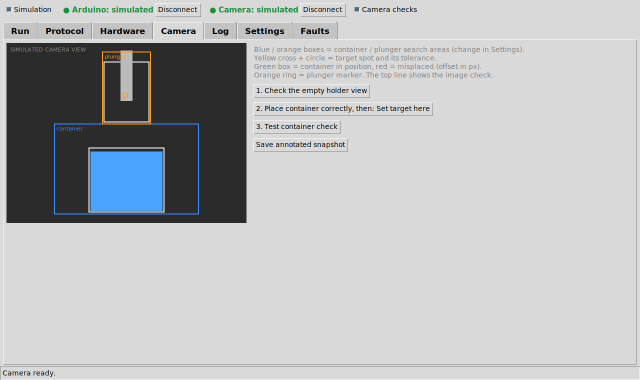
#> input picture files (2)/labpilot_camera_tab.png, 1280 x 760 px (shown at 1/2 size); its folder holds only this picture in this run
$ python -i vision_core.py   (imports and definitions only)   (older library calls are emulated)
#> lines starting #> are read from the running program, lines starting #| are printed output that depends on the picture; after the words box and inside, x2 and y2 are one past the last pixel; in counts of white or black regions, pixels touching at a corner belong together
### labpilot_software/software/config.py
"""LabPilot settings. Everything you will need to tune on the real bench lives here."""
SERIAL_BAUD = 115200
DOSE_TIMEOUT_S = 120

# Pump / liquid
SYRINGE_CAPACITY_ML = 30.0
STEPS_PER_ML = 1000.0          # CALIBRATE on the real pump (steps/rev, microstepping, lead screw, syringe)
DENSITY_G_PER_ML = 1.0         # water only
MAX_STEPS_FACTOR = 1.3         # safety cap sent to the Arduino: 130% of the expected steps

# Decision thresholds
CONTAINER_MIN_G = 2.0          # raw scale reading that counts as "a container is on the scale"
MIN_GAIN_ML = 0.1              # below this the liquid did not really flow
MISMATCH_TOL_ML = 0.3          # allowed gap between commanded (steps) and weighed volume
SETTLE_INTERVAL_S = 0.2

# Camera (fractions of the image: x, y, width, height). TUNE with your camera view.
CAMERA_TYPE = "picamera"      # "picamera" = ribbon camera, "usb" = USB webcam
CAMERA_INDEX = 0               # USB only
CONTAINER_ROI = (0.20, 0.45, 0.60, 0.50)   # search area for the container silhouette (wider than the target spot)
PLUNGER_ROI = (0.40, 0.05, 0.20, 0.40)      # search area for the tape marker: must be bigger than its whole travel

# Container position (backlight: the container is a dark silhouette on a bright background)
CONTAINER_TARGET = (0.50, 0.72)   # where the container centre should be (x, y as fractions). Set it from the Camera tab.
CONTAINER_TOL_PX = 25.0           # allowed offset from the target, in pixels of the 640x480 working image
CONTAINER_MM_PER_PX = 0.0         # optional: container width in mm / its width in px. 0 = report pixels only
CONTAINER_DARK_FRAC = 0.60        # "dark" = below this fraction of the backlight level
CONTAINER_MIN_AREA_FRAC = 0.04    # silhouette must cover at least this fraction of the search area

# Image quality guard: if the image is bad the camera says UNRELIABLE and the run continues on the scale alone
QUALITY_MIN_BRIGHTNESS = 80.0     # backlight level (95th percentile of gray, 0-255) below this = too dark
QUALITY_MAX_SATURATED = 0.90      # more than this fraction of pure-white pixels = overexposed
QUALITY_MIN_SHARPNESS = 3.0       # edge sharpness below this = blurry (normalised to the lamp level; value shown on the live overlay)

# Plunger tracking (a high-contrast tape marker on the pump's moving block)
PLUNGER_MARKER = "bright"         # "bright" = light tape on a dark block, "dark" = dark tape on a light block
PLUNGER_MIN_CONTRAST = 60.0       # marker vs surroundings, gray levels
PLUNGER_MARKER_MIN_AREA_FRAC = 0.01   # marker blob size limits, as a fraction of the plunger search area
PLUNGER_MARKER_MAX_AREA_FRAC = 0.40
PLUNGER_MIN_PX = 3.0              # less travel than this = the plunger did not move
PLUNGER_PX_PER_ML = 0.0           # CALIBRATE with a test dose (Hardware tab). 0 = only "moved / did not move"
PLUNGER_SLIP_TOL = 0.35           # travel may differ from commanded by this fraction before PLUNGER_SLIP
MOTION_DIFF_THRESH = 4.0          # fallback when no marker is seen: mean gray change in PLUNGER_ROI while dosing

# ---- user settings saved by the GUI (settings.json overrides the values above) ----
import json as _json, os as _os
SETTINGS_PATH = _os.path.join(_os.path.dirname(_os.path.abspath(__file__)), "settings.json")
DEFAULTS = {k: v for k, v in list(globals().items()) if k.isupper() and k != "SETTINGS_PATH"}

def _load():
    try:
        with open(SETTINGS_PATH) as f:
            globals().update(_json.load(f))
    except (OSError, ValueError):
        pass

# [18 lines left out: functions save_settings, reset_settings, not called in this run]

_load()

### labpilot_software/software/vision_core.py
"""Camera analysis for LabPilot: pure OpenCV/numpy functions, no hardware, so they can be tested on any image.

Scene assumed: a fixed camera, a backlight behind the container (the container is a DARK SILHOUETTE on a
BRIGHT background) and a high-contrast marker (tape) on the pump's moving block.

All coordinates are in pixels of the working frame (WORK_W x WORK_H). Settings come from config.py.
"""
from dataclasses import dataclass, field
import math
import cv2
import numpy as np
import config

WORK_W, WORK_H = 640, 480

GREEN, RED, ORANGE, BLUE, YELLOW, WHITE = (60, 200, 60), (50, 50, 230), (31, 154, 255), (255, 139, 59), (0, 220, 255), (255, 255, 255)


# ----------------------------------------------------------------------------- results
@dataclass
class Quality:
    reliable: bool = True
    reason: str = "ok"          # "ok", "too dark", "overexposed", "blurry"
    brightness: float = 0.0     # 95th percentile of the gray image (the backlight level)
    saturated: float = 0.0      # fraction of pixels at full white
    sharpness: float = 0.0      # variance of the Laplacian (higher = sharper)


@dataclass
class ContainerCheck:
    reliable: bool = True        # False -> the image is not good enough to judge (see quality.reason)
    present: bool = False        # a dark silhouette of plausible size was found in the search region
    in_position: bool = False    # present AND within the tolerance of the target spot
    dx: float = 0.0              # silhouette centre minus target, px (+x = right, +y = down)
    dy: float = 0.0
    offset_px: float = 0.0       # distance from the target spot
    offset_mm: float = None      # only when CONTAINER_MM_PER_PX is set
    bbox: tuple = None           # (x, y, w, h)
    center: tuple = None
    clipped: bool = False        # silhouette touches the left/right edge of the search region
    quality: Quality = field(default_factory=Quality)

    # [7 lines left out: function summary, not called in this run]


@dataclass
class PlungerCheck:
    reliable: bool = False       # marker tracked at the start and at the end
    method: str = "marker"       # "marker" or "diff" (fallback: no marker seen, frame difference only)
    moved: bool = None           # None when not reliable
    travel_px: float = 0.0
    expected_px: float = None    # from the commanded volume; None until PLUNGER_PX_PER_ML is calibrated
    ratio: float = None          # travel / expected
    slip: bool = False           # moved clearly less (or more) than commanded
    reason: str = ""

    # [12 lines left out: functions summary, to_work_size, not called in this run]


def to_gray(frame):
    g = frame if frame.ndim == 2 else cv2.cvtColor(frame, cv2.COLOR_BGR2GRAY)
    return cv2.GaussianBlur(g, (5, 5), 0)


def roi_px(roi, shape):
    """Fractions (x, y, w, h) -> integer pixel box (x0, y0, x1, y1) inside the image."""
    h, w = shape[:2]
    x, y, rw, rh = roi
    x0, y0 = max(0, int(x * w)), max(0, int(y * h))
    x1, y1 = min(w, int((x + rw) * w)), min(h, int((y + rh) * h))
    return x0, y0, max(x0 + 1, x1), max(y0 + 1, y1)


# [56 lines left out: functions target_px, check_quality, find_container, not called in this run]


# ----------------------------------------------------------------------------- 4. plunger marker
def find_marker(gray):
    """Centre (x, y) of the tape marker inside PLUNGER_ROI, or None. Uses Otsu inside the region, so it
    adapts to the lighting; the marker must be clearly brighter (or darker) than its surroundings."""
    x0, y0, x1, y1 = roi_px(config.PLUNGER_ROI, gray.shape)
    region = gray[y0:y1, x0:x1]
    t, mask = cv2.threshold(region, 0, 255, cv2.THRESH_BINARY + cv2.THRESH_OTSU)
    hi, lo = region[mask > 0], region[mask == 0]
    if hi.size == 0 or lo.size == 0 or float(hi.mean() - lo.mean()) < config.PLUNGER_MIN_CONTRAST:
        return None                                          # nothing high-contrast in the region
    if config.PLUNGER_MARKER == "dark":
        mask = cv2.bitwise_not(mask)
    k = cv2.getStructuringElement(cv2.MORPH_ELLIPSE, (3, 3))
    mask = cv2.morphologyEx(mask, cv2.MORPH_OPEN, k)
    contours, _ = cv2.findContours(mask, cv2.RETR_EXTERNAL, cv2.CHAIN_APPROX_SIMPLE)
    lo_a, hi_a = config.PLUNGER_MARKER_MIN_AREA_FRAC * region.size, config.PLUNGER_MARKER_MAX_AREA_FRAC * region.size
    rh, rw = region.shape
    ok = []
    for c in contours:
        bx, by, bw, bh = cv2.boundingRect(c)
        area = cv2.contourArea(c)
        if not lo_a <= area <= hi_a:
            continue
        if bx <= 0 or by <= 0 or bx + bw >= rw or by + bh >= rh:
            continue                                         # touches the search box edge: background, not the marker
        if area < 0.5 * bw * bh:
            continue                                         # not a compact blob
        ok.append(c)
    if not ok:
        return None
    c = max(ok, key=cv2.contourArea)
    m = cv2.moments(c)
    if m["m00"] == 0:
        return None
    return (m["m10"] / m["m00"] + x0, m["m01"] / m["m00"] + y0)


# [79 lines left out: functions median_point, judge_plunger, _text, annotate, not called in this run]

>>> import cv2
>>> picture = cv2.imread('../../files (2)/labpilot_camera_tab.png', cv2.IMREAD_GRAYSCALE)
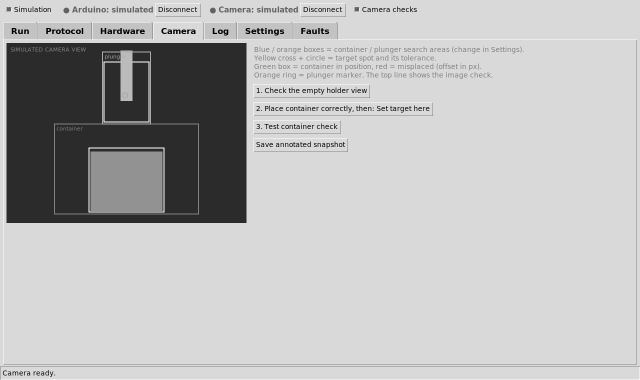
#> picture: shape (760, 1280) (shown at 1/2 size); min 0, max 255, mean 186.4
>>> result = find_marker(picture)
#> in find_marker, `region = gray[y0:y1, x0:x1]`:
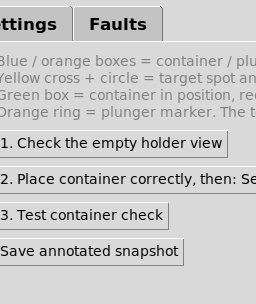
#> region: shape (304, 256); min 0, max 255, mean 204.4
#> in find_marker, `t, mask = cv2.threshold(region, 0, 255, cv2.THRESH_BINARY + cv2.THRESH..`:
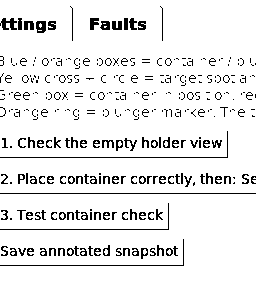
#> mask: shape (304, 256); 92.1% white; black in thin lines or dots, all inside (x1, y1, x2, y2) = (0, 6, 256, 266)
#> in find_marker, `t, mask = cv2.threshold(region, 0, 255, cv2.THRESH_BINARY + cv2.THRESH..`: t = 152
#> in find_marker, `hi, lo = region[mask > 0], region[mask == 0]`: lo = 6120 values, max 152 at index 292, min 0 at index 31, mean 91.28
#> in find_marker, `mask = cv2.morphologyEx(mask, cv2.MORPH_OPEN, k)`:
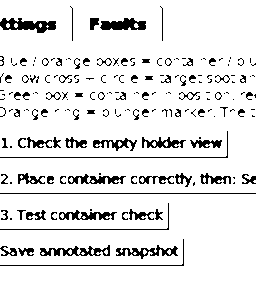
#> mask: shape (304, 256); 90.5% white; 186 black regions (105 under 20 px)
#> in find_marker, `contours, _ = cv2.findContours(mask, cv2.RETR_EXTERNAL, cv2.CHAIN_APPR..`: contours = 10 contours, 8 with area under 20; largest, box (x1, y1, x2, y2) and area: (0, 0, 256, 193) 47684, (0, 194, 256, 304) 26864
#> the loop in find_marker, `for c in contours:` made 10 passes
#> (bx, by, bw, bh, area) on passes 2, 10: (0, 194, 256, 110, 26864), (0, 0, 256, 193, 47684)
#> after the loop in find_marker, `for c in contours:`: ok = []

$ run again, on files (2)/labpilot_run_simulation.png
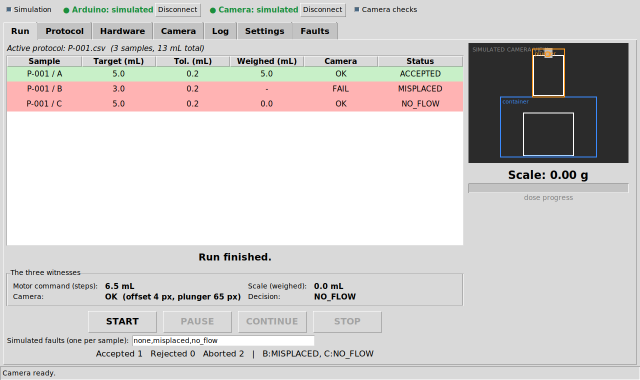
#> input picture files (2)/labpilot_run_simulation.png, 1280 x 760 px (shown at 1/2 size)
#> in find_marker, `t, mask = cv2.threshold(region, 0, 255, cv2.THRESH_BINARY + cv2.THRESH..`:
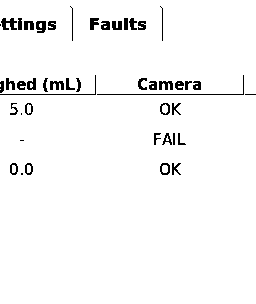
#> mask: shape (304, 256); 96.8% white; black in thin lines or dots, all inside (x1, y1, x2, y2) = (0, 6, 256, 175)
#> t = 141
#> lo = 2523 values, max 141 at index 52, min 0 at index 31, mean 55.04
#> in find_marker, `mask = cv2.morphologyEx(mask, cv2.MORPH_OPEN, k)`:
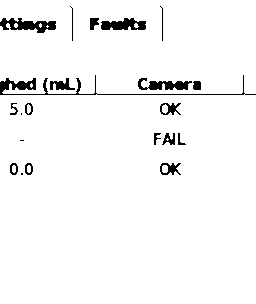
#> mask: shape (304, 256); 96.3% white; 21 black regions (3 under 20 px)
#> contours = 5 contours, 4 with area under 20; largest, box (x1, y1, x2, y2) and area: (0, 0, 256, 304) 75979
#> the loop in find_marker, `for c in contours:` made 5 passes
#> (bx, by, bw, bh, area) on pass 5: (0, 0, 256, 304, 75979)
#> after the loop in find_marker, `for c in contours:`: ok = []
